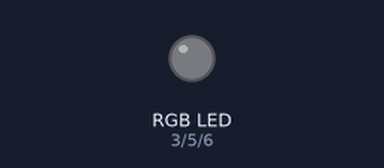
The sketch below on a simulated Arduino Uno, built with avr-gcc and run on an emulated ATmega328P. On the bench: an RGB LED mixed from three pins (HIGH = lit).

Above: at 0.5 s.
At 2.5 s:
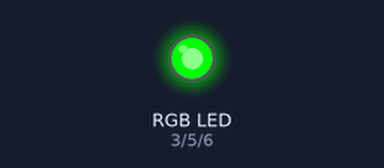
At 3.5 s:
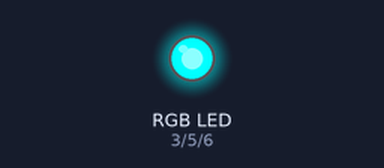
At 4.5 s:
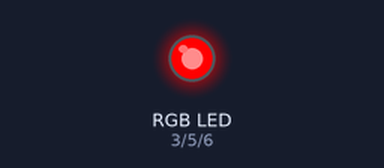
At 6.5 s:
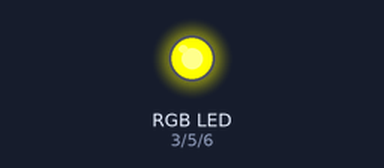
At 9.5 s:
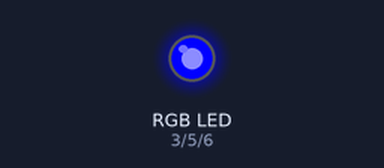
Timing chart, 0 to 10.4 s (numbered marks = the images above):
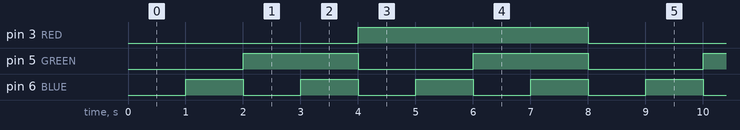

The sketch:

RGB_LED_adapted.ino
```cpp
#define RED 3
#define GREEN 5
#define BLUE 6


int* RGB_code = NULL;

/**
  Setup output pins and the initial color.
**/
void setup() {
  // put your setup code here, to run once:
  pinMode(RED, OUTPUT);
  pinMode(GREEN, OUTPUT);
  pinMode(BLUE, OUTPUT);
}

/**
  Create and initialise and RGB code
**/
int* initRGB(int* code) {
  // Don't create instance if already exist
  if(!code) {
    code = new int[3];
  }

  // Re/init bits to 0
  for(int i=0; i<3; i++) {
    code[i] = 0;
  }

  return code;
}

/**
  Convert decimal value to it's binary representation (last 3 bits) in integer array format
**/
int* getBinaryCode(int decimal) {

  if(decimal < 0 || decimal > 7) {
    return NULL;
  }

  int* code = initRGB(NULL); // {0, 0, 0}

  // Counting from pos 2 to 0 (3 bits) each remainder (decimal mod 2) will either be 1 or 0
  int remainder = decimal;
  int bitPos = 2;
  while(decimal > 0 && bitPos >= 0) {

    // Set bit at bitPos to remainder
    remainder = decimal % 2;
    code[bitPos] = remainder;

    bitPos--;
    decimal = decimal / 2;
  }
  return code;
}

/**
  Set provided output pin to HIGH based on the provided codeBit (1=HIGH, 0=LOW)
**/
void outputRGB(int codeBit, int pin) {
  if(codeBit > 0) {
    digitalWrite(pin, HIGH);
  }
  else {
    digitalWrite(pin, LOW);
  }
}

/*
  Output all possible RGB colors using a digital signal.
*/
void digitalRGB() {
  // 1. Count from 0 to 7 (repeatedly), numbers 0 to 7 represent the possible colors (000 to 111)
  // 2. convert each number to binary and
  // 3. set the RGB bits to corespond to each number bit, and output

  for(int decimal = 0; decimal <= 7; decimal++) {
    RGB_code = getBinaryCode(decimal);

    // default to black, if could not convert decimal
    if(RGB_code == NULL) {
      RGB_code = initRGB(NULL);
    }

    // check each RGB code bit
    // set RGB OUTPUT to correspond to RGB code bit (HIGH/1 or LOW/0)
    outputRGB(RGB_code[0], RED);
    outputRGB(RGB_code[1], GREEN);
    outputRGB(RGB_code[2], BLUE);

    // wait 1 second before next color
    delay(1000);
  }
}

void loop() {
  // put your main code here, to run repeatedly:
  digitalRGB();
}
```

Measured:
- by itself, pin 3 (RED): alternates HIGH for 4.0 s and LOW for 4.0 s
- by itself, pin 5 (GREEN): alternates HIGH for 2.0 s and LOW for 2.0 s
- by itself, pin 6 (BLUE): alternates HIGH for 1.0 s and LOW for 1.0 s
